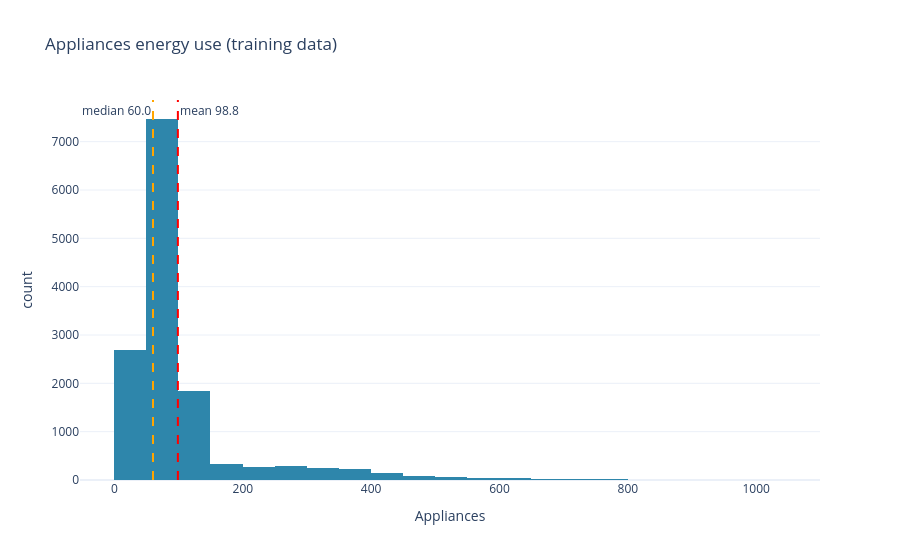

The notebook cell this image was saved under:
### Markdown cell above
## 3. Exploratory data analysis

I only look at the training data here, so nothing I learn about the validation or test period can influence my decisions.

### A. Target: Appliances

### Code cell
target = train_df['Appliances']

fig = px.histogram(train_df, x='Appliances', nbins=50,
                   title='Appliances energy use (training data)')
fig.add_vline(x=target.mean(), line_dash='dash', line_color='red',
              annotation_text=f'mean {target.mean():.1f}')
fig.add_vline(x=target.median(), line_dash='dash', line_color='orange',
              annotation_text=f'median {target.median():.1f}', annotation_position='top left')
fig.show()

### Figure 1 — Plotly figure (JSON) as saved in the notebook; plotly's stock layout.template omitted (floating-point values rounded to 4 significant figures; data arrays with more than 128 entries replaced by an {"elided": "..."} marker saying what was removed)
{"data": [{"bingroup": "x", "hovertemplate": "Appliances=%{x}<br>count=%{y}<extra></extra>", "legendgroup": "", "marker": {"color": "#2E86AB", "pattern": {"shape": ""}}, "name": "", "nbinsx": 50, "orientation": "v", "showlegend": false, "type": "histogram", "x": {"elided": "13814 int values"}, "xaxis": "x", "yaxis": "y"}], "layout": {"annotations": [{"showarrow": false, "text": "mean 98.8", "x": 98.78, "xanchor": "left", "xref": "x", "y": 1, "yanchor": "top", "yref": "y domain"}, {"showarrow": false, "text": "median 60.0", "x": 60, "xanchor": "right", "xref": "x", "y": 1, "yanchor": "top", "yref": "y domain"}], "barmode": "relative", "legend": {"tracegroupgap": 0}, "shapes": [{"line": {"color": "red", "dash": "dash"}, "type": "line", "x0": 98.78, "x1": 98.78, "xref": "x", "y0": 0, "y1": 1, "yref": "y domain"}, {"line": {"color": "orange", "dash": "dash"}, "type": "line", "x0": 60, "x1": 60, "xref": "x", "y0": 0, "y1": 1, "yref": "y domain"}], "title": {"text": "Appliances energy use (training data)"}, "xaxis": {"anchor": "y", "domain": [0, 1], "title": {"text": "Appliances"}}, "yaxis": {"anchor": "x", "domain": [0, 1], "title": {"text": "count"}}}}
